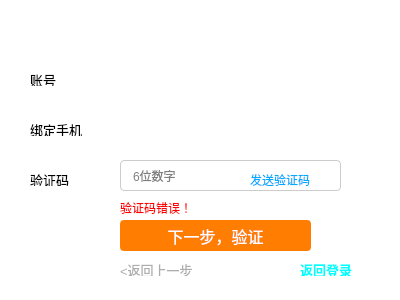
<?xml version="1.0" encoding="UTF-8"?>
<ui version="4.0">
 <class>Formpwd</class>
 <widget class="QWidget" name="Formpwd">
  <property name="geometry">
   <rect>
    <x>0</x>
    <y>0</y>
    <width>400</width>
    <height>300</height>
   </rect>
  </property>
  <property name="windowTitle">
   <string>Form</string>
  </property>
  <property name="styleSheet">
   <string notr="true">background-color: rgb(255, 255, 255);</string>
  </property>
  <widget class="QStackedWidget" name="pwdstackedWidget">
   <property name="geometry">
    <rect>
     <x>10</x>
     <y>30</y>
     <width>381</width>
     <height>261</height>
    </rect>
   </property>
   <property name="currentIndex">
    <number>1</number>
   </property>
   <widget class="QWidget" name="page">
    <widget class="QLabel" name="label_8">
     <property name="geometry">
      <rect>
       <x>20</x>
       <y>90</y>
       <width>41</width>
       <height>16</height>
      </rect>
     </property>
     <property name="text">
      <string>&lt;html&gt;&lt;head/&gt;&lt;body&gt;&lt;p&gt;&lt;span style=&quot; font-size:10pt; color:#000000;&quot;&gt;账号&lt;/span&gt;&lt;/p&gt;&lt;/body&gt;&lt;/html&gt;</string>
     </property>
    </widget>
    <widget class="QLineEdit" name="usernameEdit">
     <property name="enabled">
      <bool>true</bool>
     </property>
     <property name="geometry">
      <rect>
       <x>60</x>
       <y>80</y>
       <width>271</width>
       <height>31</height>
      </rect>
     </property>
     <property name="styleSheet">
      <string notr="true">QLineEdit {
    border: 1px solid #cccccc; /* 浅灰色边框（默认可见） */
    border-radius: 4px; /* 可选：圆角更美观 */
    padding: 0 10px; /* 可选：输入内容不贴边 */
    height: 40px; /* 可选：统一高度 */
}
QLineEdit:focus {
    border-color: #0066cc; /* 聚焦时变蓝色边框（更醒目） */
}</string>
     </property>
     <property name="echoMode">
      <enum>QLineEdit::EchoMode::Normal</enum>
     </property>
     <property name="placeholderText">
      <string>手机号/用户名/邮箱/卡号</string>
     </property>
    </widget>
    <widget class="QPushButton" name="pushButton_2">
     <property name="geometry">
      <rect>
       <x>60</x>
       <y>160</y>
       <width>191</width>
       <height>31</height>
      </rect>
     </property>
     <property name="styleSheet">
      <string notr="true">/* 登录按钮基础样式（橙色边框+橙色背景，搭配白色文字） */
QPushButton {
    /* 橙色边框：#ff7d00 是常用登录页橙色，可替换为 #ff9900（浅橙）、#ff6600（深橙） */
    border: 2px solid #ff7d00; 
    border-radius: 4px; /* 圆角（和输入框保持一致，更协调） */
    background-color: #ff7d00; /* 按钮背景色（和边框同色，一体化效果） */
    color: white; /* 文字白色 */
    font-size: 16px; /* 文字大小 */
    height: 44px; /* 按钮高度（和输入框呼应） */
}

/* 悬浮状态（边框加深+背景色变深，更有交互感） */
QPushButton:hover {
    border-color: #ff6600; /* 悬浮时边框深橙色 */
    background-color: #ff6600; /* 悬浮时背景深橙色 */
}

/* 点击状态（边框再加深+背景色压暗，模拟按压效果） */
QPushButton:pressed {
    border-color: #e65c00; /* 点击时边框更深橙色 */
    background-color: #e65c00; /* 点击时背景更深橙色 */
}

/* 禁用状态（可选：如果按钮需要禁用，边框和背景变灰色） */
QPushButton:disabled {
    border-color: #cccccc;
    background-color: #cccccc;
    color: #ffffff;
}</string>
     </property>
     <property name="text">
      <string>下一步，验证</string>
     </property>
    </widget>
    <widget class="QLabel" name="tip1Label">
     <property name="enabled">
      <bool>true</bool>
     </property>
     <property name="geometry">
      <rect>
       <x>60</x>
       <y>120</y>
       <width>91</width>
       <height>16</height>
      </rect>
     </property>
     <property name="styleSheet">
      <string notr="true">color: red; font-size: 12px; visibility: hidden;</string>
     </property>
     <property name="text">
      <string>请输入用户名！</string>
     </property>
    </widget>
   </widget>
   <widget class="QWidget" name="page_2">
    <widget class="QLabel" name="label">
     <property name="geometry">
      <rect>
       <x>20</x>
       <y>40</y>
       <width>54</width>
       <height>16</height>
      </rect>
     </property>
     <property name="text">
      <string>&lt;html&gt;&lt;head/&gt;&lt;body&gt;&lt;p&gt;&lt;span style=&quot; font-size:10pt; color:#000000;&quot;&gt;账号&lt;/span&gt;&lt;/p&gt;&lt;/body&gt;&lt;/html&gt;</string>
     </property>
    </widget>
    <widget class="QLabel" name="label_2">
     <property name="geometry">
      <rect>
       <x>20</x>
       <y>90</y>
       <width>54</width>
       <height>16</height>
      </rect>
     </property>
     <property name="text">
      <string>&lt;html&gt;&lt;head/&gt;&lt;body&gt;&lt;p&gt;&lt;span style=&quot; font-size:10pt; color:#000000;&quot;&gt;绑定手机&lt;/span&gt;&lt;/p&gt;&lt;/body&gt;&lt;/html&gt;</string>
     </property>
    </widget>
    <widget class="QLabel" name="nameshow">
     <property name="geometry">
      <rect>
       <x>110</x>
       <y>40</y>
       <width>101</width>
       <height>16</height>
      </rect>
     </property>
     <property name="text">
      <string>&lt;html&gt;&lt;head/&gt;&lt;body&gt;&lt;p&gt;&lt;span style=&quot; color:#000000;&quot;&gt;&lt;br/&gt;&lt;/span&gt;&lt;/p&gt;&lt;/body&gt;&lt;/html&gt;</string>
     </property>
    </widget>
    <widget class="QLabel" name="phoneshow">
     <property name="geometry">
      <rect>
       <x>110</x>
       <y>90</y>
       <width>111</width>
       <height>16</height>
      </rect>
     </property>
     <property name="text">
      <string>&lt;html&gt;&lt;head/&gt;&lt;body&gt;&lt;p&gt;&lt;span style=&quot; color:#000000;&quot;&gt;&lt;br/&gt;&lt;/span&gt;&lt;/p&gt;&lt;/body&gt;&lt;/html&gt;</string>
     </property>
    </widget>
    <widget class="QLabel" name="label_4">
     <property name="geometry">
      <rect>
       <x>20</x>
       <y>140</y>
       <width>54</width>
       <height>16</height>
      </rect>
     </property>
     <property name="text">
      <string>&lt;html&gt;&lt;head/&gt;&lt;body&gt;&lt;p&gt;&lt;span style=&quot; font-size:10pt; color:#000000;&quot;&gt;验证码&lt;/span&gt;&lt;/p&gt;&lt;/body&gt;&lt;/html&gt;</string>
     </property>
    </widget>
    <widget class="QLineEdit" name="codeEdit">
     <property name="enabled">
      <bool>true</bool>
     </property>
     <property name="geometry">
      <rect>
       <x>110</x>
       <y>130</y>
       <width>221</width>
       <height>31</height>
      </rect>
     </property>
     <property name="styleSheet">
      <string notr="true">QLineEdit {
    border: 1px solid #cccccc; /* 浅灰色边框（默认可见） */
    border-radius: 4px; /* 可选：圆角更美观 */
    padding: 0 10px; /* 可选：输入内容不贴边 */
    height: 40px; /* 可选：统一高度 */
}
QLineEdit:focus {
    border-color: #0066cc; /* 聚焦时变蓝色边框（更醒目） */
}</string>
     </property>
     <property name="echoMode">
      <enum>QLineEdit::EchoMode::Normal</enum>
     </property>
     <property name="placeholderText">
      <string>6位数字</string>
     </property>
    </widget>
    <widget class="QPushButton" name="pushButton_3">
     <property name="geometry">
      <rect>
       <x>110</x>
       <y>190</y>
       <width>191</width>
       <height>31</height>
      </rect>
     </property>
     <property name="styleSheet">
      <string notr="true">/* 登录按钮基础样式（橙色边框+橙色背景，搭配白色文字） */
QPushButton {
    /* 橙色边框：#ff7d00 是常用登录页橙色，可替换为 #ff9900（浅橙）、#ff6600（深橙） */
    border: 2px solid #ff7d00; 
    border-radius: 4px; /* 圆角（和输入框保持一致，更协调） */
    background-color: #ff7d00; /* 按钮背景色（和边框同色，一体化效果） */
    color: white; /* 文字白色 */
    font-size: 16px; /* 文字大小 */
    height: 44px; /* 按钮高度（和输入框呼应） */
}

/* 悬浮状态（边框加深+背景色变深，更有交互感） */
QPushButton:hover {
    border-color: #ff6600; /* 悬浮时边框深橙色 */
    background-color: #ff6600; /* 悬浮时背景深橙色 */
}

/* 点击状态（边框再加深+背景色压暗，模拟按压效果） */
QPushButton:pressed {
    border-color: #e65c00; /* 点击时边框更深橙色 */
    background-color: #e65c00; /* 点击时背景更深橙色 */
}

/* 禁用状态（可选：如果按钮需要禁用，边框和背景变灰色） */
QPushButton:disabled {
    border-color: #cccccc;
    background-color: #cccccc;
    color: #ffffff;
}</string>
     </property>
     <property name="text">
      <string>下一步，验证</string>
     </property>
    </widget>
    <widget class="ClickableLabel" name="getcodeLabel1">
     <property name="geometry">
      <rect>
       <x>240</x>
       <y>140</y>
       <width>81</width>
       <height>20</height>
      </rect>
     </property>
     <property name="text">
      <string>&lt;html&gt;&lt;head/&gt;&lt;body&gt;&lt;p&gt;&lt;span style=&quot; color:#00aaff;&quot;&gt;发送验证码&lt;/span&gt;&lt;/p&gt;&lt;/body&gt;&lt;/html&gt;</string>
     </property>
    </widget>
    <widget class="QLabel" name="tip2Label">
     <property name="enabled">
      <bool>true</bool>
     </property>
     <property name="geometry">
      <rect>
       <x>110</x>
       <y>170</y>
       <width>91</width>
       <height>16</height>
      </rect>
     </property>
     <property name="styleSheet">
      <string notr="true">color: red; font-size: 12px; visibility: hidden;</string>
     </property>
     <property name="text">
      <string>请输入验证码！</string>
     </property>
    </widget>
    <widget class="QLabel" name="tip3Label">
     <property name="enabled">
      <bool>true</bool>
     </property>
     <property name="geometry">
      <rect>
       <x>110</x>
       <y>170</y>
       <width>91</width>
       <height>16</height>
      </rect>
     </property>
     <property name="styleSheet">
      <string notr="true">color: red; font-size: 12px; visibility: hidden;</string>
     </property>
     <property name="text">
      <string>验证码错误！</string>
     </property>
    </widget>
    <widget class="ClickableLabel" name="backLabel_2">
     <property name="geometry">
      <rect>
       <x>110</x>
       <y>230</y>
       <width>81</width>
       <height>16</height>
      </rect>
     </property>
     <property name="text">
      <string>&lt;html&gt;&lt;head/&gt;&lt;body&gt;&lt;p&gt;&lt;span style=&quot; font-size:10pt; color:#adadad;&quot;&gt;&amp;lt;返回上一步&lt;/span&gt;&lt;/p&gt;&lt;/body&gt;&lt;/html&gt;</string>
     </property>
    </widget>
   </widget>
   <widget class="QWidget" name="page_3">
    <widget class="QLabel" name="label_9">
     <property name="geometry">
      <rect>
       <x>20</x>
       <y>70</y>
       <width>41</width>
       <height>16</height>
      </rect>
     </property>
     <property name="text">
      <string>&lt;html&gt;&lt;head/&gt;&lt;body&gt;&lt;p&gt;&lt;span style=&quot; font-size:10pt; font-weight:700; color:#000000;&quot;&gt;新密码&lt;/span&gt;&lt;/p&gt;&lt;/body&gt;&lt;/html&gt;</string>
     </property>
    </widget>
    <widget class="QLineEdit" name="pwdEdit">
     <property name="enabled">
      <bool>true</bool>
     </property>
     <property name="geometry">
      <rect>
       <x>80</x>
       <y>60</y>
       <width>271</width>
       <height>31</height>
      </rect>
     </property>
     <property name="styleSheet">
      <string notr="true">QLineEdit {
    border: 1px solid #cccccc; /* 浅灰色边框（默认可见） */
    border-radius: 4px; /* 可选：圆角更美观 */
    padding: 0 10px; /* 可选：输入内容不贴边 */
    height: 40px; /* 可选：统一高度 */
}
QLineEdit:focus {
    border-color: #0066cc; /* 聚焦时变蓝色边框（更醒目） */
}</string>
     </property>
     <property name="echoMode">
      <enum>QLineEdit::EchoMode::Password</enum>
     </property>
     <property name="placeholderText">
      <string>请设置新密码</string>
     </property>
    </widget>
    <widget class="QLabel" name="label_10">
     <property name="geometry">
      <rect>
       <x>0</x>
       <y>130</y>
       <width>71</width>
       <height>16</height>
      </rect>
     </property>
     <property name="text">
      <string>&lt;html&gt;&lt;head/&gt;&lt;body&gt;&lt;p&gt;&lt;span style=&quot; font-size:10pt; font-weight:700; color:#000000;&quot;&gt;确认新密码&lt;/span&gt;&lt;/p&gt;&lt;/body&gt;&lt;/html&gt;</string>
     </property>
    </widget>
    <widget class="QLineEdit" name="pwdEdit_2">
     <property name="geometry">
      <rect>
       <x>80</x>
       <y>120</y>
       <width>271</width>
       <height>31</height>
      </rect>
     </property>
     <property name="styleSheet">
      <string notr="true">QLineEdit {
    border: 1px solid #cccccc; /* 浅灰色边框（默认可见） */
    border-radius: 4px; /* 可选：圆角更美观 */
    padding: 0 10px; /* 可选：输入内容不贴边 */
    height: 40px; /* 可选：统一高度 */
}
QLineEdit:focus {
    border-color: #0066cc; /* 聚焦时变蓝色边框（更醒目） */
}</string>
     </property>
     <property name="echoMode">
      <enum>QLineEdit::EchoMode::Password</enum>
     </property>
     <property name="placeholderText">
      <string>再次输入密码</string>
     </property>
    </widget>
    <widget class="QPushButton" name="pushButton_4">
     <property name="geometry">
      <rect>
       <x>80</x>
       <y>200</y>
       <width>161</width>
       <height>31</height>
      </rect>
     </property>
     <property name="styleSheet">
      <string notr="true">/* 登录按钮基础样式（橙色边框+橙色背景，搭配白色文字） */
QPushButton {
    /* 橙色边框：#ff7d00 是常用登录页橙色，可替换为 #ff9900（浅橙）、#ff6600（深橙） */
    border: 2px solid #ff7d00; 
    border-radius: 4px; /* 圆角（和输入框保持一致，更协调） */
    background-color: #ff7d00; /* 按钮背景色（和边框同色，一体化效果） */
    color: white; /* 文字白色 */
    font-size: 16px; /* 文字大小 */
    height: 44px; /* 按钮高度（和输入框呼应） */
}

/* 悬浮状态（边框加深+背景色变深，更有交互感） */
QPushButton:hover {
    border-color: #ff6600; /* 悬浮时边框深橙色 */
    background-color: #ff6600; /* 悬浮时背景深橙色 */
}

/* 点击状态（边框再加深+背景色压暗，模拟按压效果） */
QPushButton:pressed {
    border-color: #e65c00; /* 点击时边框更深橙色 */
    background-color: #e65c00; /* 点击时背景更深橙色 */
}

/* 禁用状态（可选：如果按钮需要禁用，边框和背景变灰色） */
QPushButton:disabled {
    border-color: #cccccc;
    background-color: #cccccc;
    color: #ffffff;
}</string>
     </property>
     <property name="text">
      <string>完成</string>
     </property>
    </widget>
    <widget class="ClickableLabel" name="backLabel">
     <property name="geometry">
      <rect>
       <x>80</x>
       <y>240</y>
       <width>81</width>
       <height>16</height>
      </rect>
     </property>
     <property name="text">
      <string>&lt;html&gt;&lt;head/&gt;&lt;body&gt;&lt;p&gt;&lt;span style=&quot; font-size:10pt; color:#adadad;&quot;&gt;&amp;lt;返回上一步&lt;/span&gt;&lt;/p&gt;&lt;/body&gt;&lt;/html&gt;</string>
     </property>
    </widget>
    <widget class="QLabel" name="label_11">
     <property name="geometry">
      <rect>
       <x>80</x>
       <y>160</y>
       <width>291</width>
       <height>16</height>
      </rect>
     </property>
     <property name="text">
      <string>&lt;html&gt;&lt;head/&gt;&lt;body&gt;&lt;p&gt;&lt;span style=&quot; font-family:'Noto Sans SC'; font-size:12px; color:#666666;&quot;&gt;密码需为 8-20 位字母、数字和符号的组合，不含空格&lt;/span&gt;&lt;/p&gt;&lt;/body&gt;&lt;/html&gt;</string>
     </property>
    </widget>
    <widget class="QLabel" name="tip4Label">
     <property name="enabled">
      <bool>true</bool>
     </property>
     <property name="geometry">
      <rect>
       <x>80</x>
       <y>100</y>
       <width>91</width>
       <height>16</height>
      </rect>
     </property>
     <property name="styleSheet">
      <string notr="true">color: red; font-size: 12px; visibility: hidden;</string>
     </property>
     <property name="text">
      <string>密码格式不正确！</string>
     </property>
    </widget>
    <widget class="QLabel" name="tip5Label">
     <property name="enabled">
      <bool>true</bool>
     </property>
     <property name="geometry">
      <rect>
       <x>80</x>
       <y>180</y>
       <width>301</width>
       <height>16</height>
      </rect>
     </property>
     <property name="styleSheet">
      <string notr="true">color: red; font-size: 12px; visibility: hidden;</string>
     </property>
     <property name="text">
      <string>两次密码输入不一致！</string>
     </property>
    </widget>
   </widget>
  </widget>
  <widget class="ClickableLabel" name="backLabel_3">
   <property name="geometry">
    <rect>
     <x>300</x>
     <y>260</y>
     <width>81</width>
     <height>16</height>
    </rect>
   </property>
   <property name="text">
    <string>&lt;html&gt;&lt;head/&gt;&lt;body&gt;&lt;p&gt;&lt;span style=&quot; font-size:10pt; font-weight:700; color:#00ffff;&quot;&gt;返回登录&lt;/span&gt;&lt;/p&gt;&lt;/body&gt;&lt;/html&gt;</string>
   </property>
  </widget>
 </widget>
 <customwidgets>
  <customwidget>
   <class>ClickableLabel</class>
   <extends>QLabel</extends>
   <header location="global">clickablelabel.h</header>
   <slots>
    <signal>clicked()</signal>
    <slot>on_switchLabel_clicked()</slot>
   </slots>
  </customwidget>
 </customwidgets>
 <resources/>
 <connections/>
</ui>
